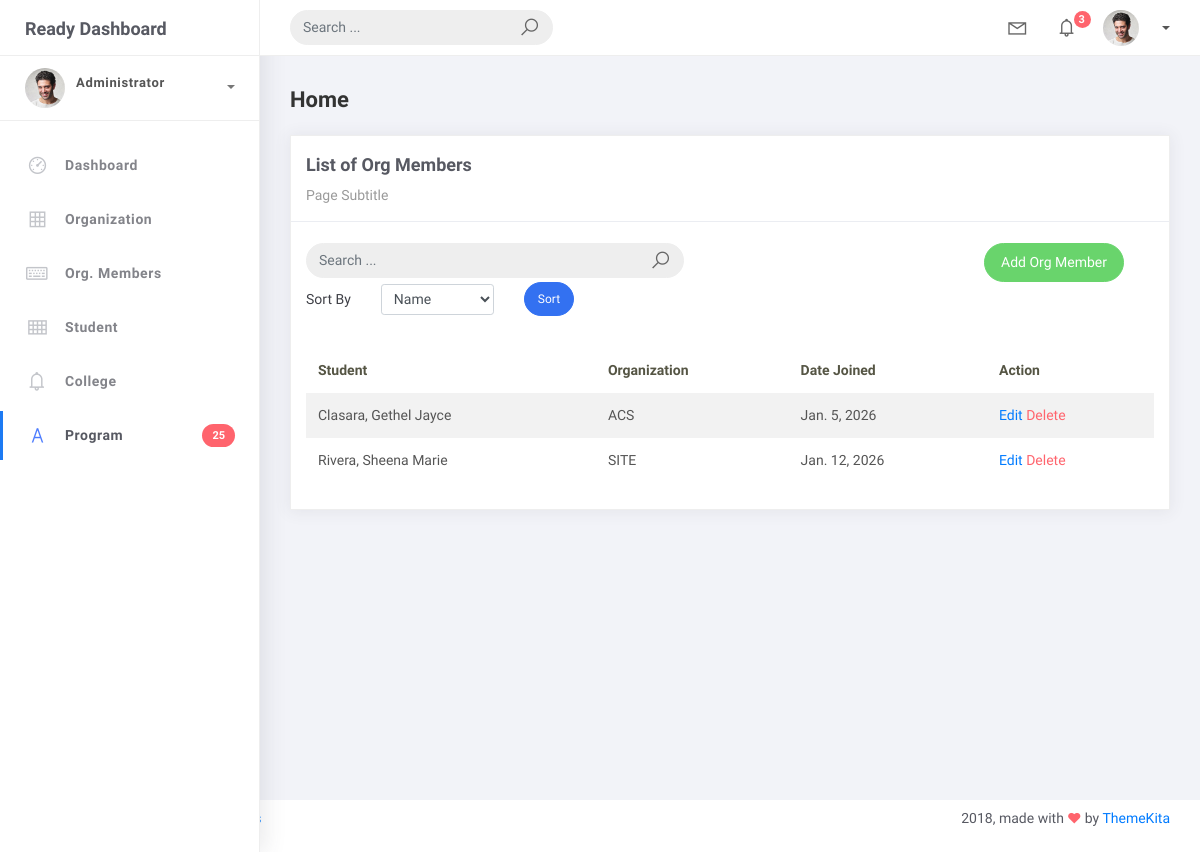
Before: /orgmember_list with the older database file.
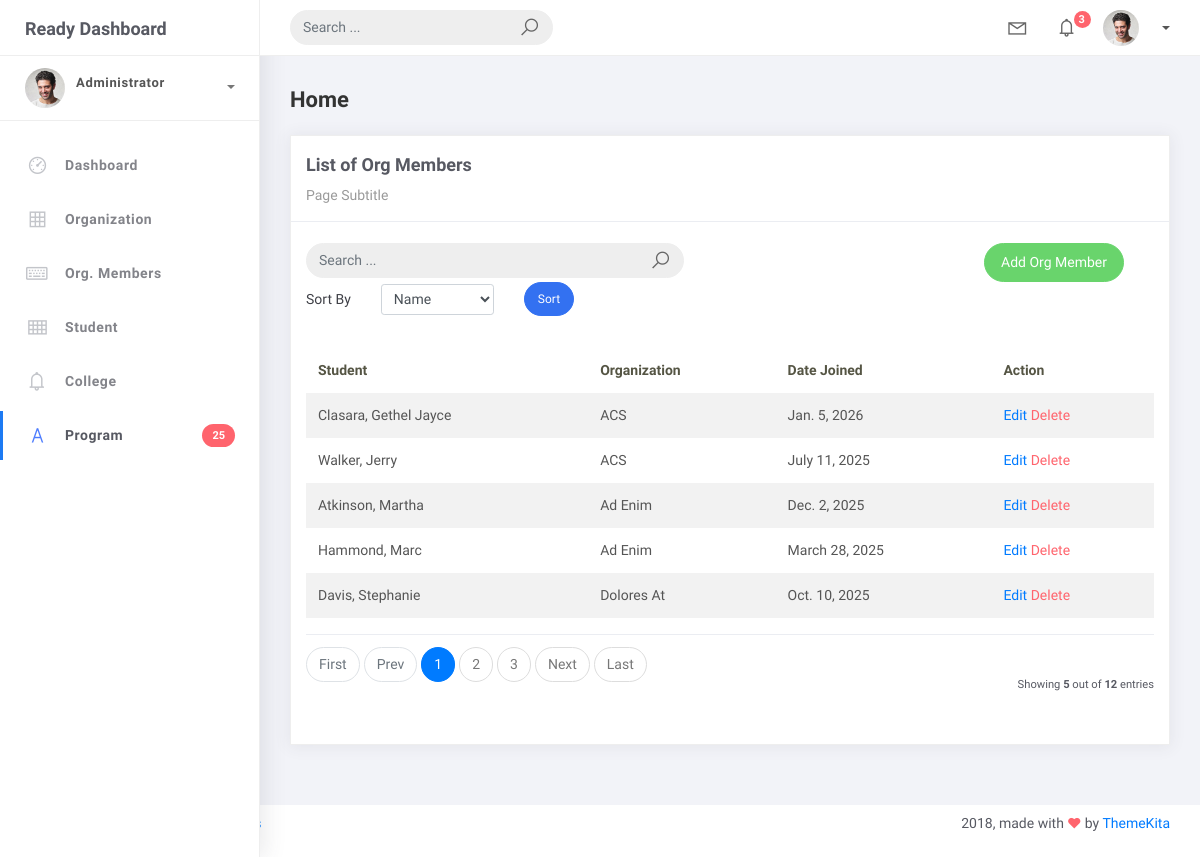
After: the same page with the newer database file.
### studentorg/models.py (models this page shows, shortened)
class BaseModel(models.Model):
    created_at = models.DateTimeField(auto_now_add=True, db_index=True)
    updated_at = models.DateTimeField(auto_now=True)
    class Meta:
        abstract = True

class OrgMember(BaseModel):
    student = models.ForeignKey(Student, on_delete=models.CASCADE)
    organization = models.ForeignKey(Organization, on_delete=models.CASCADE)
    date_joined = models.DateField()

class Student(BaseModel):
    student_id = models.CharField(max_length=15)
    lastname = models.CharField(max_length=25)
    firstname = models.CharField(max_length=25)
    middlename = models.CharField(max_length=25, blank=True, null=True)
    program = models.ForeignKey(Program, on_delete=models.CASCADE)
    def __str__(self):
        return f"{self.lastname}, {self.firstname}"

class Organization(BaseModel):
    name = models.CharField(max_length=250)
    college = models.ForeignKey(College, null=True, blank=True, on_delete=models.CASCADE)
    description = models.CharField(max_length=500)
    def __str__(self):
        return self.name

### studentorg/views.py (the view, shortened to what this page needs)
# urls.py: path('orgmember_list', OrgMemberList.as_view(), name='orgmember-list'),
class OrgMemberList(ListView):
    model = OrgMember
    context_object_name = 'orgmember'
    template_name = 'orgmember_list.html'
    paginate_by = 5
    def get_queryset(self):
            qs = super().get_queryset()
            query = self.request.GET.get('q')
            return qs
    def get_ordering(self):
        allowed = ["student__lastname", "date_joined"]
        sort_by = self.request.GET.get("sort_by")
        if sort_by in allowed:
           return sort_by
        return "organization__name"

### templates/orgmember_list.html (shortened to what the changed rows need)
{% extends 'base.html' %}
{% load static %}
{% block content %}
<div class="content">
    <div class="container-fluid">
        <div class="row">
            <div class="col-md-12">
                <div class="card">
                    <br />
                    <div class="card-body">
                        <table class="table table-striped mt-3">
                            <thead>
                                <tr>
                                    <th scope="col">Student</th>
                                    <th scope="col">Organization</th>
                                    <th scope="col">Date Joined</th>
                                    <th scope="col">Action</th>
                                </tr>
                            </thead>
                            <tbody>
                                {% for object in object_list %}
                                <tr>
                                    <td>{{ object.student }}</td>
                                    <td>{{ object.organization }}</td>
                                    <td>{{ object.date_joined }}</td>
                                    <td>
                                        <a href="orgmember_list/{{ object.id }}">Edit</a>
                                        <a href="orgmember_list/{{ object.id }}/delete" class="text-danger">Delete</a>
                                    </td>
                                </tr>
                                    {% empty %}
                                    <tr>
                                        <td colspan="4" style="text-align: center">
                                        <p class="text-sm font-weight-bold mb-0">No Records Found</p>
                                        </td>
                                    </tr>
                                    {% endfor %}
                            </tbody>
                        </table>
                        {% include 'includes/pagination.html' %}
                    </div>
                </div>
            </div>
        </div>
    </div>
</div>
{% endblock %}

Changed rows visible on the page:
no longer on this page (row unchanged): OrgMember: student "Rivera, Sheena Marie", organization "SITE", date_joined "Jan. 12, 2026"
added OrgMember: student "Walker, Jerry", organization "ACS", date_joined "July 11, 2025"
added OrgMember: student "Atkinson, Martha", organization "Ad Enim", date_joined "Dec. 2, 2025"
added OrgMember: student "Hammond, Marc", organization "Ad Enim", date_joined "March 28, 2025"
added OrgMember: student "Davis, Stephanie", organization "Dolores At", date_joined "Oct. 10, 2025"
Other visible differences:
{{ object_list.count }}: (not shown) → "5"
{{ paginator.count }}: (not shown) → "12"
text now shown: "First Prev Next Last Showing out of entries"
new list line: "1"
new list line: "2"
new list line: "3"
